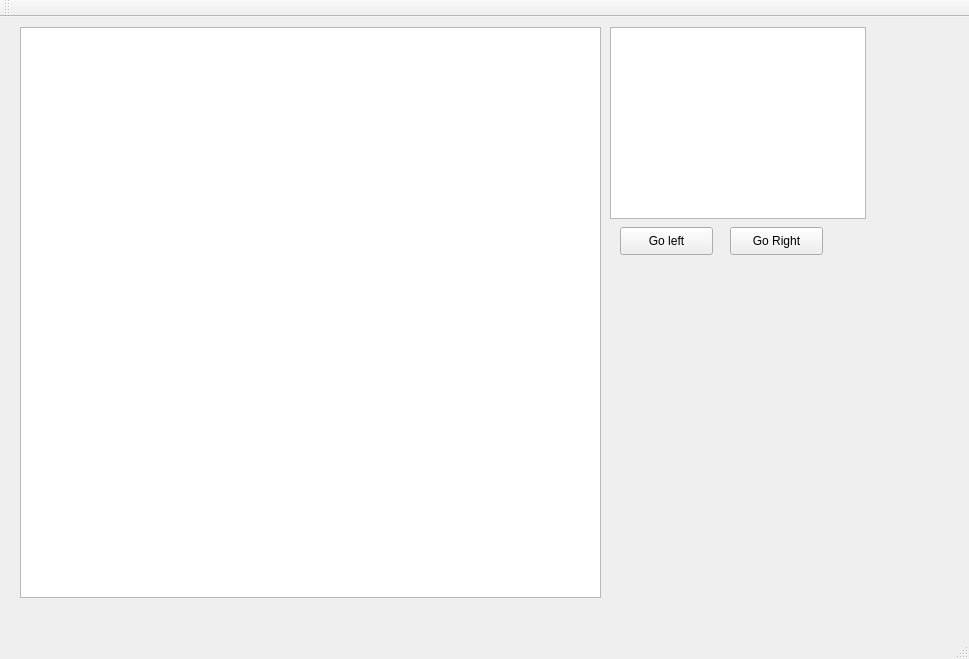
<?xml version="1.0" encoding="UTF-8"?>
<ui version="4.0">
 <class>MainWindow</class>
 <widget class="QMainWindow" name="MainWindow">
  <property name="geometry">
   <rect>
    <x>0</x>
    <y>0</y>
    <width>969</width>
    <height>659</height>
   </rect>
  </property>
  <property name="windowTitle">
   <string>MainWindow</string>
  </property>
  <widget class="QWidget" name="centralWidget">
   <widget class="QGraphicsView" name="graphicsView">
    <property name="geometry">
     <rect>
      <x>20</x>
      <y>10</y>
      <width>581</width>
      <height>571</height>
     </rect>
    </property>
   </widget>
   <widget class="QPushButton" name="pushButton">
    <property name="geometry">
     <rect>
      <x>620</x>
      <y>210</y>
      <width>93</width>
      <height>28</height>
     </rect>
    </property>
    <property name="text">
     <string>Go left</string>
    </property>
   </widget>
   <widget class="QPushButton" name="pushButton_2">
    <property name="geometry">
     <rect>
      <x>730</x>
      <y>210</y>
      <width>93</width>
      <height>28</height>
     </rect>
    </property>
    <property name="text">
     <string>Go Right</string>
    </property>
   </widget>
   <widget class="QGraphicsView" name="graphicsView_2">
    <property name="geometry">
     <rect>
      <x>610</x>
      <y>10</y>
      <width>256</width>
      <height>192</height>
     </rect>
    </property>
   </widget>
  </widget>
  <widget class="QMenuBar" name="menuBar">
   <property name="geometry">
    <rect>
     <x>0</x>
     <y>0</y>
     <width>969</width>
     <height>26</height>
    </rect>
   </property>
  </widget>
  <widget class="QToolBar" name="mainToolBar">
   <attribute name="toolBarArea">
    <enum>TopToolBarArea</enum>
   </attribute>
   <attribute name="toolBarBreak">
    <bool>false</bool>
   </attribute>
  </widget>
  <widget class="QStatusBar" name="statusBar"/>
 </widget>
 <layoutdefault spacing="6" margin="11"/>
 <resources/>
 <connections/>
</ui>
